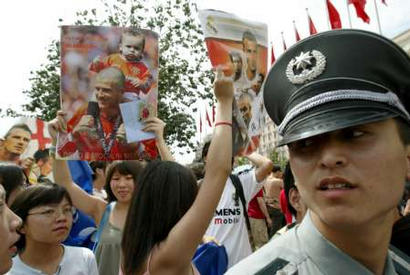
#> input picture Computer-Vision/resources/FaceImages/img_1180.jpg, 410 x 275 px
$ jupyter execute --allow-errors object-detection.ipynb   (older library calls are emulated)   (text cells are left out)
#> lines starting #> are read from the running program, lines starting #| are printed output that depends on the picture; after the words box and inside, x2 and y2 are one past the last pixel; in counts of white or black regions, pixels touching at a corner belong together
[cell 1]
import cv2 as cv
import os

[cell 2]
import glob

face_image_paths = glob.glob("./resources/FaceImages/*")
padestrian_image_paths = glob.glob("./resources/PedestrianImages/*")

[cell 3]
def detect_face(image, cascade_detector, scaleFactor, minNeighbors, minSize, flags):
    #convert input image to grayscale

    sf = scaleFactor
    mn = minNeighbors
    ms = minSize
    f = flags

    image_gray = cv.cvtColor(image, cv.COLOR_BGR2GRAY)
    faces = cascade_detector.detectMultiScale(image_gray,
                                              scaleFactor = sf, #the ratio between two consecutive scales
                                              minNeighbors = mn, #minimum number of overlapping windows to be considered
                                              minSize = ms, #minimum size of detection window (in pixels)
                                              flags = f) #scale the image rather than detection window

    return faces

[cell 4]
def detect_face_no_flag(image, cascade_detector, scaleFactor, minNeighbors, minSize):
    #convert input image to grayscale
    image_gray = cv.cvtColor(image, cv.COLOR_BGR2GRAY)
    faces = cascade_detector.detectMultiScale(image_gray,
                                              scaleFactor = scaleFactor, #the ratio between two consecutive scales
                                              minNeighbors = minNeighbors, #minimum number of overlapping windows to be considered
                                              minSize = minSize) #minimum size of detection window (in pixels)
    return faces

[cell 5]
import time

image = cv.imread('./resources/FaceImages/abba.png')
cascade_detector = cv.CascadeClassifier('./resources/haarcascade_frontalface_default.xml')

start_time = time.time()
#> (the rest of this cell did not finish here and is left out)

#> (a cell that did not finish here is left out)

[cell 7]
from matplotlib import pyplot as plt
#> (the rest of this cell did not finish here and is left out)

[cell 8]
scaleFactors = [1.1, 1.2, 1.3, 1.4, 1.5]


for image_path in face_image_paths:
    image = cv.imread(image_path)
#> image is the input picture: shape (275, 410, 3); mean B, G, R 107.6, 118.2, 128.2
    print(f"image: {image_path}")
    _, img_name = os.path.split(image_path)

    for scale in scaleFactors:
        start_time = time.time()
        image2 = image.copy()
        faces = detect_face(image,
                        cascade_detector,
                        scaleFactor = scale,
                        minNeighbors = 5,
                        minSize = (30, 30),
                        flags = cv.CASCADE_SCALE_IMAGE)
        for (x, y, w, h) in faces: #(x, y) are the coordinate of the topleft corner,
            # w, h are the width and height of the bounding box
            cv.rectangle(image2, (x, y), (x + w, y + h), (0, 255, 0), 2)
            fname = f'scale_{scale}_{img_name}'
            cv.imwrite(fname, image2)

        if (faces is not None):
            print(f'\tscale factor: {scale} - Face detection performed in {(time.time() - start_time):.3f} seconds - {len(faces)} found')
        else:
            print(f'\tscale factor: {scale} - Face detection performed in {(time.time() - start_time):.3f} seconds - no faces found!')
#> this loop made 5 passes
#> pass 1, in detect_face (call 2), `image_gray = cv.cvtColor(image, cv.COLOR_BGR2GRAY)`:
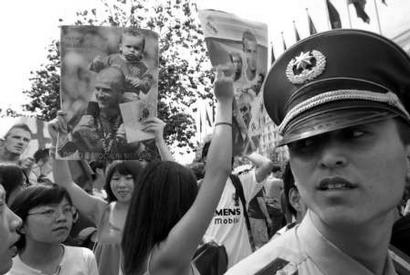
#> image_gray: shape (275, 410); min 0, max 255, mean 120
#> pass 2 of the loop `for image_path in face_image_paths:`:
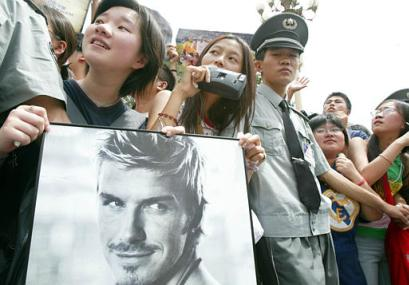
#> input picture Computer-Vision/resources/FaceImages/img_1247.jpg, 409 x 285 px
#> image is the input picture: shape (285, 409, 3); mean B, G, R 151.9, 157.3, 158.2
#> the loop `for scale in scaleFactors:` made 5 passes
#> faces on passes 1 to 3: [[237, 107, 58, 58], [78, 164, 106, 106]], [[73, 160, 117, 117]], [[79, 168, 99, 99]]
#> pass 1, in detect_face (call 7), `image_gray = cv.cvtColor(image, cv.COLOR_BGR2GRAY)`:
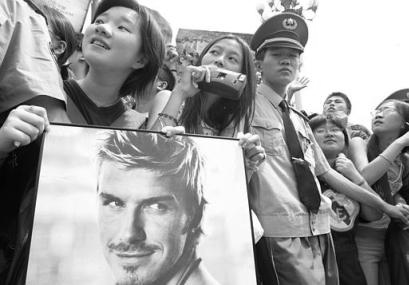
#> image_gray: shape (285, 409); min 1, max 255, mean 156.9
#> pass 3 of the loop `for image_path in face_image_paths:`:
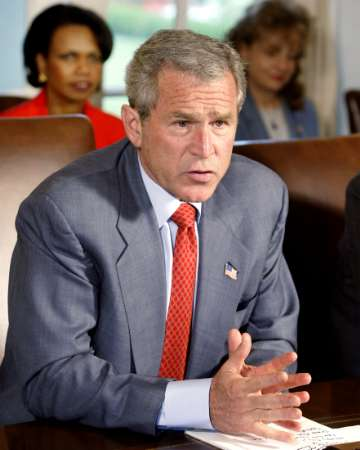
#> input picture Computer-Vision/resources/FaceImages/img_932.jpg, 360 x 450 px
#> image is the input picture: shape (450, 360, 3); mean B, G, R 91.9, 94.7, 113.1
#> the loop `for scale in scaleFactors:` made 5 passes
#> faces on passes 1 to 5: [[47, 33, 64, 64], [147, 81, 107, 107]], [[50, 34, 62, 62], [147, 82, 107, 107]], [[50, 34, 62, 62], [138, 77, 118, 118]], [[46, 33, 66, 66]], [[53, 37, 54, 54], [36, 25, 81, 81]]

[cell 9]
minNeighbors =  [0, 5, 10, 15, 20]

for image_path in face_image_paths:
    image = cv.imread(image_path)
    print(f"image: {image_path}")
    _, img_name = os.path.split(image_path)

    for n in minNeighbors:
        start_time = time.time()
        image2 = image.copy()
        faces = detect_face(image,
                        cascade_detector,
                        scaleFactor = 1.1,
                        minNeighbors = n,
                        minSize = (30, 30),
                        flags = cv.CASCADE_SCALE_IMAGE)
        for (x, y, w, h) in faces: #(x, y) are the coordinate of the topleft corner,
            # w, h are the width and height of the bounding box
            cv.rectangle(image2, (x, y), (x + w, y + h), (0, 255, 0), 2)
            fname = f'min_neighbours_{n}_{img_name}'
            cv.imwrite(fname, image2)

        if (faces is not None):
            print(f'\tminNeighbours: {n} - Face detection performed in {(time.time() - start_time):.3f} seconds - {len(faces)} found')
        else:
            print(f'\tminNeighbours: {n} - Face detection performed in {(time.time() - start_time):.3f} seconds - no faces found!')
#> this loop made 5 passes
#> pass 1, `cv.imwrite(fname, image2)`:
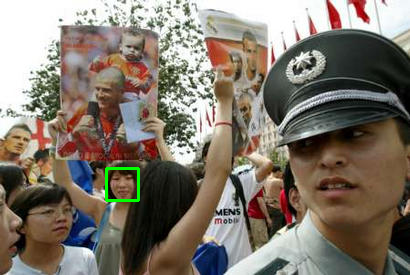
#> saved as min_neighbours_0_img_1180.jpg: shape (275, 410, 3); mean B, G, R 107.5, 118.9, 128
#> pass 1, `cv.imwrite(fname, image2)`:
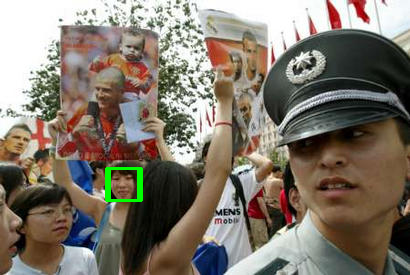
#> saved as min_neighbours_0_img_1180.jpg: shape (275, 410, 3); mean B, G, R 107.5, 119.3, 128
#> pass 1, `cv.imwrite(fname, image2)`:
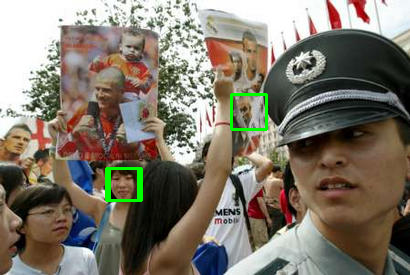
#> saved as min_neighbours_0_img_1180.jpg: shape (275, 410, 3); mean B, G, R 107.1, 119.8, 127.5
#> pass 1, `cv.imwrite(fname, image2)`:
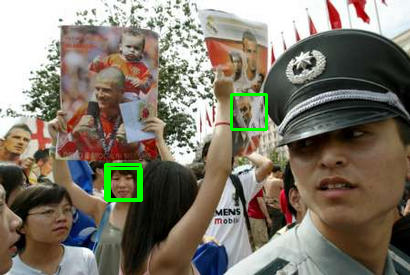
#> saved as min_neighbours_0_img_1180.jpg: shape (275, 410, 3); mean B, G, R 107, 120.1, 127.4
#> pass 2 of the loop `for image_path in face_image_paths:`:
#> the loop `for n in minNeighbors:` made 5 passes
#> faces on passes 2 to 5: [[237, 107, 58, 58], [78, 164, 106, 106]], [[237, 107, 58, 58], [78, 164, 106, 106]], [[78, 164, 106, 106]], [[78, 164, 106, 106]]
#> pass 3 of the loop `for image_path in face_image_paths:`:

[cell 10]
minSize = [(10, 10), (20, 20), (30, 30), (40, 40), (50, 50)]

for image_path in face_image_paths:
    image = cv.imread(image_path)
    print(f"image: {image_path}")
    _, img_name = os.path.split(image_path)

    for n in minSize:
        start_time = time.time()
        image2 = image.copy()
        faces = detect_face(image,
                        cascade_detector,
                        scaleFactor = 1.1,
                        minNeighbors = 5,
                        minSize = n,
                        flags = cv.CASCADE_SCALE_IMAGE)
        for (x, y, w, h) in faces: #(x, y) are the coordinate of the topleft corner,
            # w, h are the width and height of the bounding box
            cv.rectangle(image2, (x, y), (x + w, y + h), (0, 255, 0), 2)
            fname = f'minSize_{n[0]}_{n[1]}_{img_name}'
            cv.imwrite(fname, image2)

        if (faces is not None):
            print(f'\tminSize: {n[0]}_{n[1]} - Face detection performed in {(time.time() - start_time):.3f} seconds - {len(faces)} found')
        else:
            print(f'\tminSize: {n[0]}_{n[1]} - Face detection performed in {(time.time() - start_time):.3f} seconds - no faces found!')
#> this loop made 5 passes
#> pass 1, `cv.imwrite(fname, image2)`:
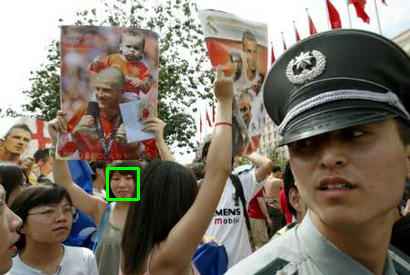
#> saved as minSize_10_10_img_1180.jpg: shape (275, 410, 3); mean B, G, R 107.5, 118.9, 128.1
#> pass 2 of the loop `for image_path in face_image_paths:`:
#> pass 3 of the loop `for image_path in face_image_paths:`:
#> the loop `for n in minSize:` made 5 passes
#> faces on passes 1 to 5: [[47, 33, 64, 64], [147, 81, 107, 107]], [[47, 33, 64, 64], [147, 81, 107, 107]], [[47, 33, 64, 64], [147, 81, 107, 107]], [[46, 33, 65, 65], [147, 81, 107, 107]], [[45, 32, 66, 66], [147, 81, 107, 107]]

[cell 11]
for image_path in face_image_paths:
    image = cv.imread(image_path)
    print(f"image: {image_path}")
    _, img_name = os.path.split(image_path)

    start_time = time.time()
    image2 = image.copy()
    faces = detect_face_no_flag(image,
                        cascade_detector,
                        scaleFactor = 1.01,
                        minNeighbors = 5,
                        minSize = (30, 30))
#> in detect_face_no_flag, `faces = cascade_detector.detectMultiScale(image_gray, scaleFactor = sc..`: faces = [[233, 96, 33, 33], [106, 166, 33, 33], [283, 176, 34, 34], [34, 192, 49, 49]]
    for (x, y, w, h) in faces: #(x, y) are the coordinate of the topleft corner,
            # w, h are the width and height of the bounding box
            cv.rectangle(image2, (x, y), (x + w, y + h), (0, 255, 0), 2)
            fname = f'no_flag_{img_name}'
            cv.imwrite(fname, image2)
#> this loop made 4 passes
#> pass 1, `cv.imwrite(fname, image2)`:
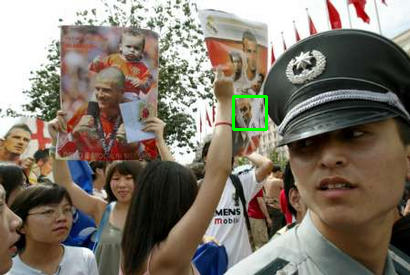
#> saved as no_flag_img_1180.jpg: shape (275, 410, 3); mean B, G, R 107.3, 118.7, 127.8
#> pass 2, `cv.imwrite(fname, image2)`:
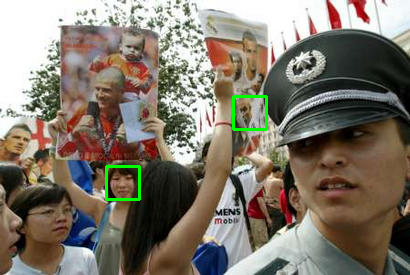
#> saved as no_flag_img_1180.jpg: shape (275, 410, 3); mean B, G, R 107.1, 119.4, 127.6
#> after the loop:
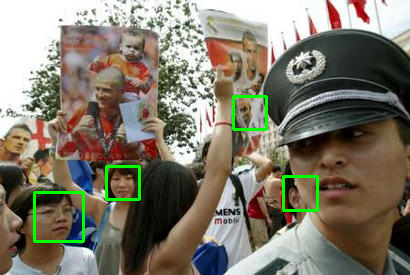
#> image2: shape (275, 410, 3); 1.57% of pixels changed, all inside (x1, y1, x2, y2) = (33, 95, 319, 243)


    if (faces is not None):
        print(f'\tNo Flag - Face detection is performed in {(time.time() - start_time):.3f} seconds - {len(faces)} found')
    else:
        print(f'\tNo Flag - Face detection is performed in {(time.time() - start_time):.3f} seconds - no faces found!')
#> pass 2 of the loop `for image_path in face_image_paths:`:
#> `faces = detect_face_no_flag(image, cascade_detector, scaleFactor = 1.0..`: faces = [[120, 118, 32, 32], [238, 109, 56, 56], [252, 26, 58, 58], [73, 160, 116, 116]]
#> the loop `for (x, y, w, h) in faces:` made 4 passes
#> after the loop `for (x, y, w, h) in faces:`:
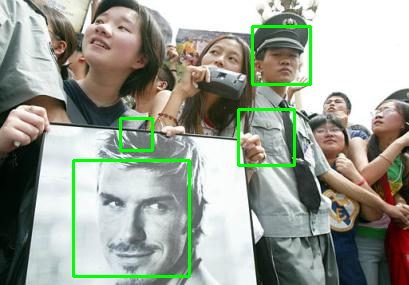
#> image2: shape (285, 409, 3); 2.68% of pixels changed, all inside (x1, y1, x2, y2) = (72, 25, 312, 278)
#> pass 3 of the loop `for image_path in face_image_paths:`:
#> `faces = detect_face_no_flag(image, cascade_detector, scaleFactor = 1.0..`: faces = [[47, 33, 65, 65], [250, 31, 63, 63], [280, 370, 52, 52], [146, 80, 109, 109]]
#> the loop `for (x, y, w, h) in faces:` made 4 passes
#> after the loop `for (x, y, w, h) in faces:`:
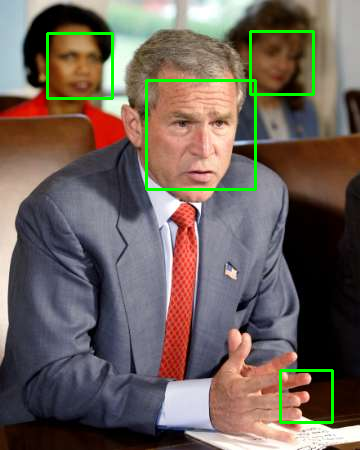
#> image2: shape (450, 360, 3); 2.12% of pixels changed, all inside (x1, y1, x2, y2) = (46, 30, 334, 424)

[cell 12]
images = ['./resources/FaceImages/img_1014.jpg', './resources/FaceImages/img_1123.jpg']

#> (the rest of this cell did not finish here and is left out)

[cell 13]
cam = cv.VideoCapture(0)

while True:
    #read the image from the cam
    _, image = cam.read()
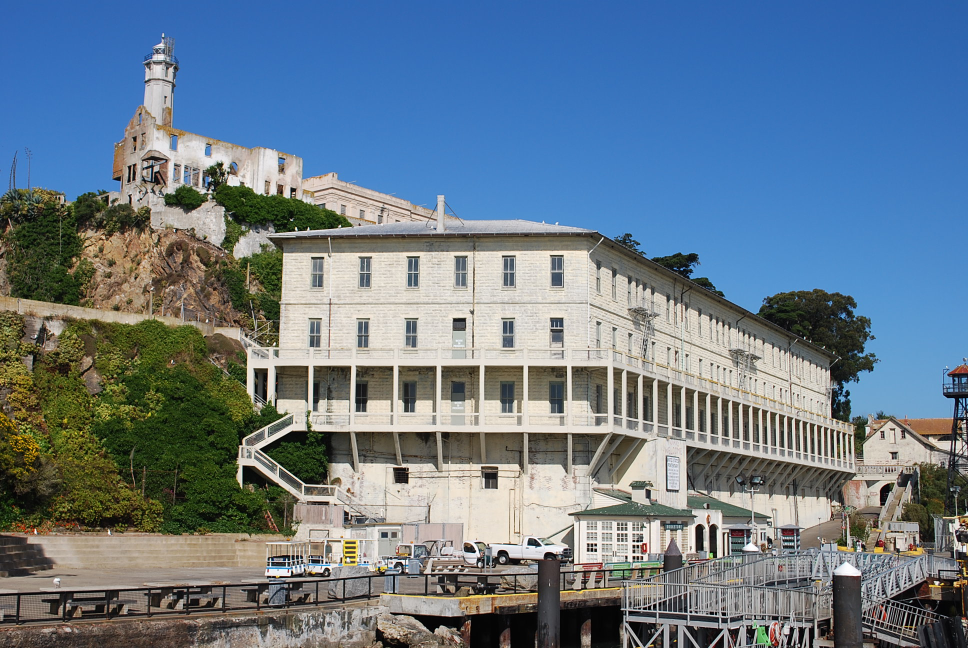
#> input picture Computer-Vision/resources/alcatraz1.jpg, 1936 x 1296 px, given in place of the camera (shown at 1/2 size)
#> image is the input picture: shape (1296, 1936, 3); mean B, G, R 138.7, 122.8, 104.5

    #detect human faces from the current image using the cascade_detector
    faces = detect_face(image,
                        cascade_detector,
                        scaleFactor = 1.1,
                        minNeighbors = 5,
                        minSize = (30, 30),
                        flags = cv.CASCADE_SCALE_IMAGE)
#> faces = ()

    #display detected faces
    for x, y, w, h in faces:
        cv.rectangle(image, (x, y), (x + w, y + h), color = (0, 255, 0))
#> this loop made 0 passes
    cv.imshow('face detection demo', image)

    if cv.waitKey(1) == ord("q"):
#> (key q is pressed here)
        cv.destroyAllWindows()
        break

cam.release()
